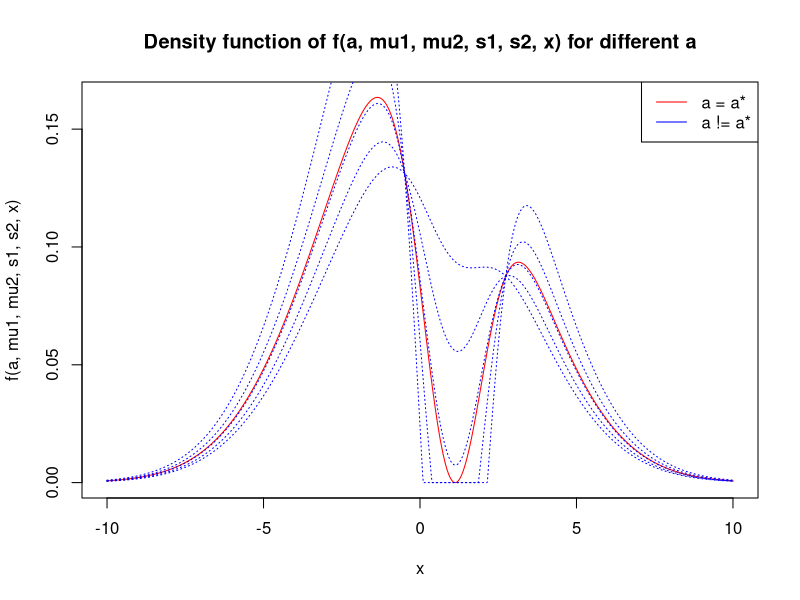
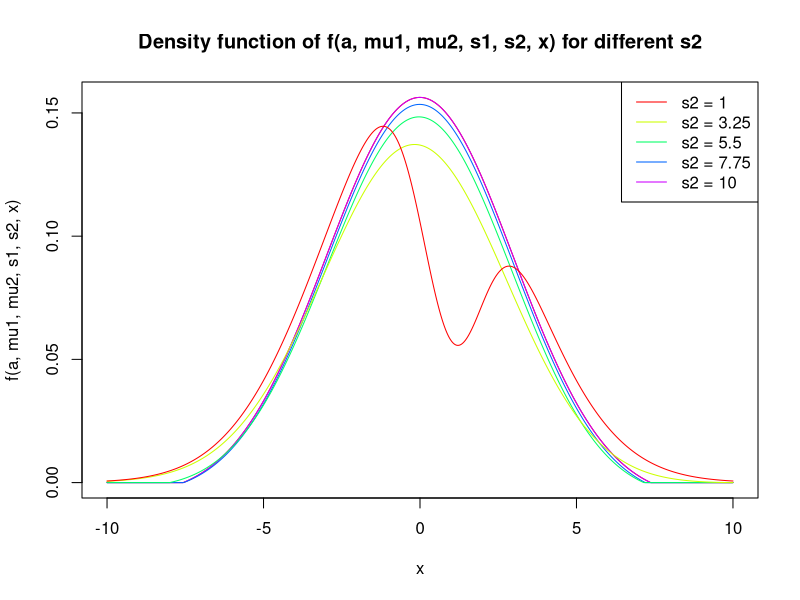
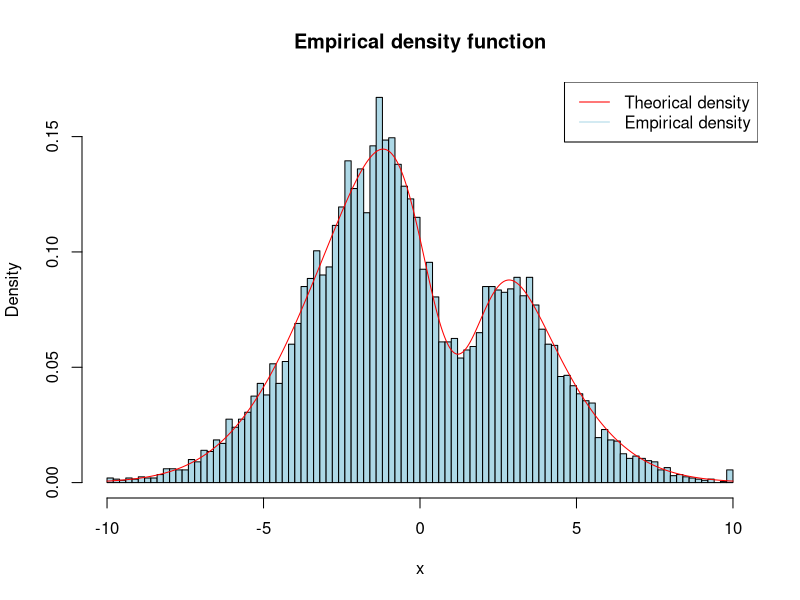
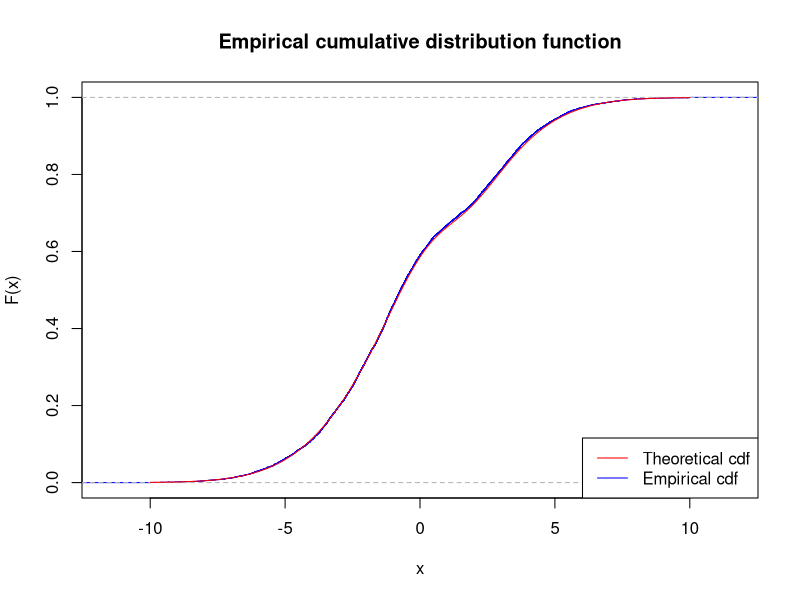
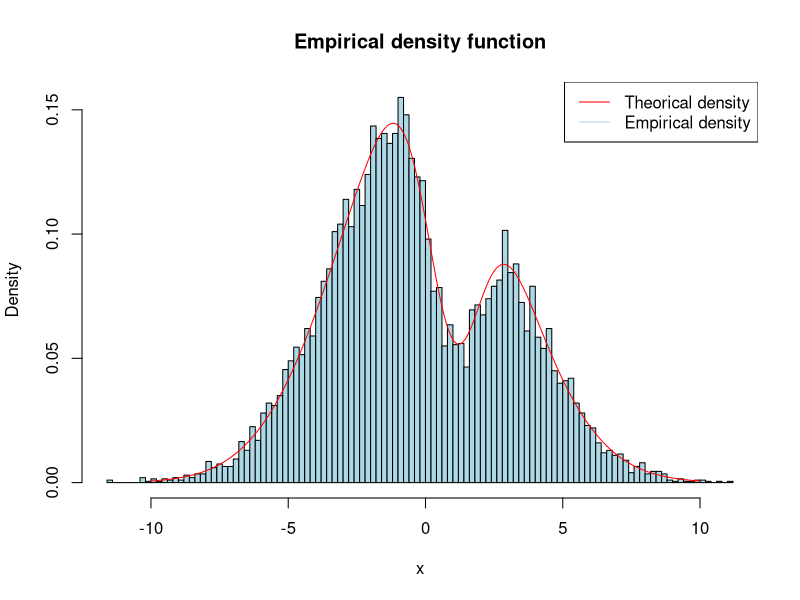
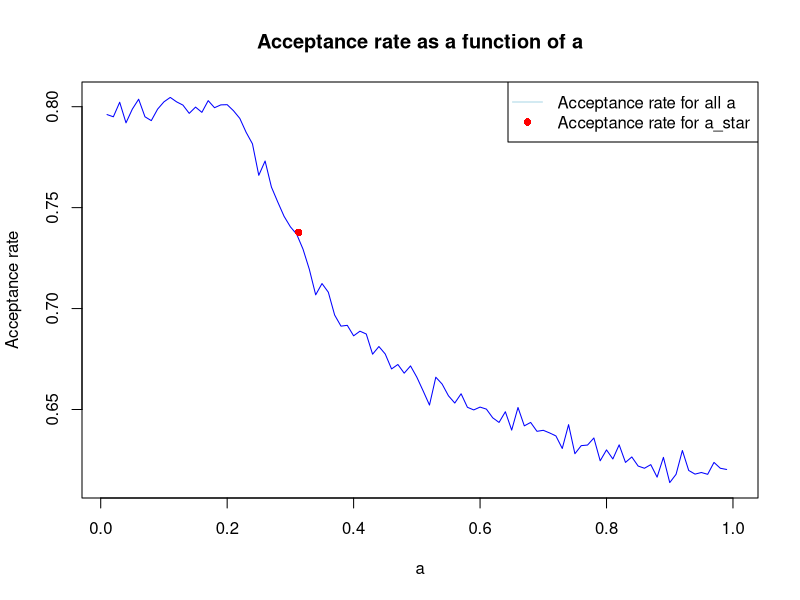

These charts were generated, in order, by the following R code:
## ---- chunk 1
f <- function(a, mu1, mu2, s1, s2, x) {
  fx <- dnorm(x, mu1, s1) - a * dnorm(x, mu2, s2)
  fx[fx < 0] <- 0
  return(fx / (1 - a))
}

a_star <- function(mu1, mu2, s1, s2) {
  x_star <- (mu2 * s1^2 - mu1 * s2^2) / (s1^2 - s2^2)
  return(dnorm(x_star, mu1, s1) / dnorm(x_star, mu2, s2))
}
## ---- chunk 2
mu1 <- 0
mu2 <- 1
s1 <- 3
s2 <- 1

x <- seq(-10, 10, length.out = 1000)
as <- a_star(mu1, mu2, s1, s2)
a_values <- c(0.1, 0.2, 0.3, 0.4, 0.5, as)

plot(x, f(as, mu1, mu2, s1, s2, x),
     type = "l",
     col = "red",
     xlab = "x",
     ylab = "f(a, mu1, mu2, s1, s2, x)",
     main = "Density function of f(a, mu1, mu2, s1, s2, x) for different a"
)
for (i in (length(a_values) - 1):1) {
  lines(x, f(a_values[i], mu1, mu2, s1, s2, x), lty = 3, col = "blue")
}
legend("topright", legend = c("a = a*", "a != a*"), col = c("red", "blue"), lty = 1)
## ---- chunk 3
s2_values <- seq(1, 10, length.out = 5)
a <- 0.2

plot(x, f(a, mu1, mu2, s1, max(s2_values), x),
     type = "l",
     xlab = "x",
     ylab = "f(a, mu1, mu2, s1, s2, x)",
     col = "red",
     main = "Density function of f(a, mu1, mu2, s1, s2, x) for different s2"
)

for (i in length(s2_values):1) {
  lines(x, f(a, mu1, mu2, s1, s2_values[i], x), lty = 1, col = rainbow(length(s2_values))[i])
}

legend("topright", legend = paste("s2 =", s2_values), col = rainbow(length(s2_values)), lty = 1)
## ---- chunk 4
mu1 <- 0
mu2 <- 1
sigma1 <- 3
sigma2 <- 1
a <- 0.2
as <- a_star(mu1, mu2, sigma1, sigma2)

cat(sprintf("a* = %f, a = %f, a <= a* [%s]", as, a, a <= as))
## ---- chunk 5
F <- function(a, mu1, mu2, s1, s2, x) {
  Fx <- pnorm(x, mu1, s1) - a * pnorm(x, mu2, s2)
  return(Fx / (1 - a))
}
## ---- chunk 6
inv_cdf <- function(n) {
  X <- numeric(n)
  for (i in 1:n) {
    u <- runif(1)
    L <- -10
    U <- -L
    M <- (L + U) / 2
    while (U - L > 1e-6) {
      FM <- F(a, mu1, mu2, s1, s2, M)
      if (FM < u) {
        L <- M
      } else {
        U <- M
      }
      M <- (L + U) / 2
    }
    X[i] <- M
  }
  return(X)
}
## ---- chunk 7
set.seed(123)
n <- 10000
X <- inv_cdf(n)
x <- seq(-10, 10, length.out = 1000)

hist(X, breaks = 100, freq = FALSE, col = "lightblue", main = "Empirical density function", xlab = "x")
lines(x, f(a, mu1, mu2, s1, s2, x), col = "red")
legend("topright", legend = c("Theorical density", "Empirical density"), col = c("red", "lightblue"), lty = 1)
## ---- chunk 8
plot(ecdf(X), col = "blue", main = "Empirical cumulative distribution function", xlab = "x", ylab = "F(x)")
lines(x, F(a, mu1, mu2, s1, s2, x), col = "red")
legend("bottomright", legend = c("Theoretical cdf", "Empirical cdf"), col = c("red", "blue"), lty = 1)
## ---- chunk 9
accept_reject <- function(n, a) {
  X <- numeric(0)
  M <- 1 / (1 - a)

  while (length(X) < n) {
    Y <- rnorm(1, mu1, s1)
    U <- runif(1)

    if (U <= f(a, mu1, mu2, s1, s2, Y) / (M * dnorm(Y, mu1, s1))) {
      X <- append(X, Y)
    }
  }
  return(X)
}
## ---- chunk 10
set.seed(123)
n <- 10000
a <- 0.2
X <- accept_reject(n, a)
x <- seq(-10, 10, length.out = 1000)

hist(X, breaks = 100, freq = FALSE, col = "lightblue", main = "Empirical density function", xlab = "x")
lines(x, f(a, mu1, mu2, s1, s2, x), col = "red")
legend("topright", legend = c("Theorical density", "Empirical density"), col = c("red", "lightblue"), lty = 1)
## ---- chunk 11
set.seed(123)

acceptance_rate <- function(n, a = 0.2) {
  Y <- rnorm(n, mu1, s1)
  U <- runif(n)
  return(mean(U <= f(a, mu1, mu2, s1, s2, Y) / (M * dnorm(Y, mu1, s1))))
}

M <- 1 / (1 - a)
n <- 10000
cat(sprintf("[M = %.2f] Empirical acceptance rate: %f, Theoretical acceptance rate: %f \n", M, acceptance_rate(n), 1 / M))
## ---- chunk 12
set.seed(123)
a_values <- seq(0.01, 1, length.out = 100)
acceptance_rates <- numeric(length(a_values))
as <- a_star(mu1, mu2, s1, s2)

for (i in seq_along(a_values)) {
  acceptance_rates[i] <- acceptance_rate(n, a_values[i])
}

plot(a_values, acceptance_rates, type = "l", col = "blue", xlab = "a", ylab = "Acceptance rate", main = "Acceptance rate as a function of a")
points(as, acceptance_rate(n, as), col = "red", pch = 16)
legend("topright", legend = c("Acceptance rate for all a", "Acceptance rate for a_star"), col = c("lightblue", "red"), lty = c(1, NA), pch = c(NA, 16))
